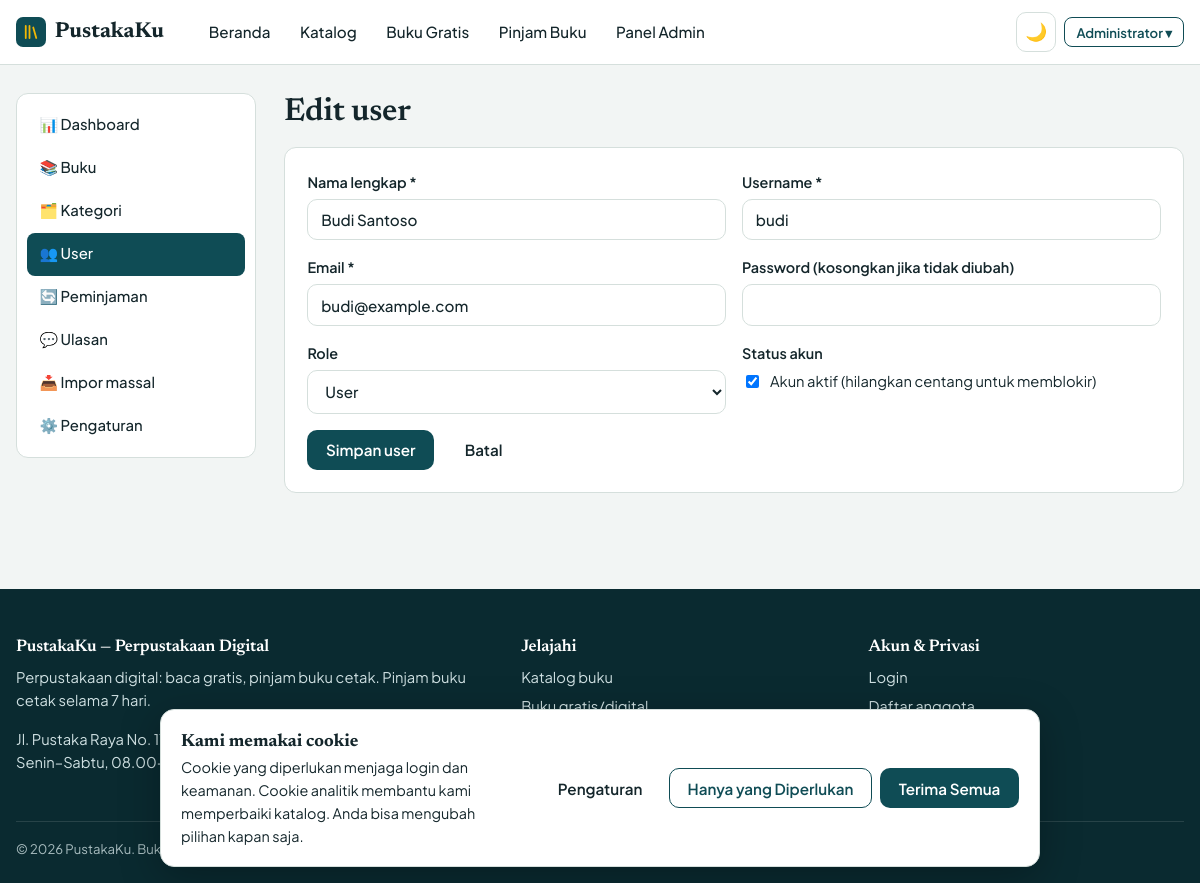
/admin/users/2/edit (signed in), run on the app's committed database.
### models.py (models this page shows, shortened)
class User(UserMixin, db.Model):
    id = db.Column(db.Integer, primary_key=True)
    name = db.Column(db.String(100), nullable=False)
    username = db.Column(db.String(40), unique=True, nullable=False, index=True)
    email = db.Column(db.String(120), unique=True, nullable=False, index=True)
    password_hash = db.Column(db.String(255), nullable=False)
    role = db.Column(db.String(10), nullable=False, default="user")  # "user" | "admin"
    active = db.Column(db.Boolean, nullable=False, default=True)     # False = diblokir
    created_at = db.Column(db.DateTime, default=datetime.now)
    loans = db.relationship("Loan", backref="user", cascade="all, delete-orphan", lazy="dynamic")
    reviews = db.relationship("Review", backref="user", cascade="all, delete-orphan", lazy="dynamic")
    favorites = db.relationship("Favorite", backref="user", cascade="all, delete-orphan", lazy="dynamic")
    @property
    def is_admin(self):
        return self.role == "admin"
    @property
    def is_active(self):  # dipakai Flask-Login; akun diblokir tidak bisa login
        return self.active

### routes/admin.py (the view, shortened to what this page needs)
@admin_bp.route("/users/new", methods=["GET", "POST"])
@admin_bp.route("/users/<int:user_id>/edit", methods=["GET", "POST"])
def user_form(user_id=None):
    user = db.get_or_404(User, user_id) if user_id else None
    values = {"name": user.name, "username": user.username, "email": user.email, "role": user.role,
              "active": "on" if user.active else ""} if user else {"role": "user", "active": "on"}
    return render_template("admin/user_form.html", user=user, values=values)

### models.py (called while the page is built)
@login_manager.user_loader
def load_user(user_id):
    return db.session.get(User, int(user_id))

### routes/admin.py (called while the page is built)
@admin_bp.before_request
@admin_required
def guard():
    return None

### utils.py (called while the page is built, shortened)
def admin_required(view):
    @wraps(view)
    def wrapper(*args, **kwargs):
        if not current_user.is_authenticated:
            return current_app.login_manager.unauthorized()
        if not current_user.is_admin:
            abort(403)
        return view(*args, **kwargs)
    return wrapper

def parse_consent(raw):
    if not raw or len(raw) > 40:
        return None

def all_settings():
    from flask import g
    if "site_settings" not in g:
        from models import Setting
        data = dict(DEFAULT_SETTINGS)
        try:
            data.update({s.key: (s.value or "") for s in Setting.query.all()})
        except Exception:  # tabel belum dibuat
            pass
        g.site_settings = data
    return g.site_settings

### templates/admin/user_form.html (shortened to what this page needs)
{% extends "admin/base.html" %}
{% from "_macros.html" import csrf %}
{% block admin_content %}
<h1 style="font-size:2rem">{{ 'Edit user' if user else 'Tambah user' }}</h1>
<form class="card" method="post">{{ csrf() }}
  <div class="form-grid">
    <div class="field"><label class="lbl" for="name">Nama lengkap *</label><input class="input" id="name" name="name" value="{{ values.get('name', '') }}" required></div>
    <div class="field"><label class="lbl" for="username">Username *</label><input class="input" id="username" name="username" value="{{ values.get('username', '') }}" required></div>
    <div class="field"><label class="lbl" for="email">Email *</label><input class="input" id="email" type="email" name="email" value="{{ values.get('email', '') }}" required></div>
    <div class="field"><label class="lbl" for="password">Password {{ '(kosongkan jika tidak diubah)' if user else '*' }}</label><input class="input" id="password" type="password" name="password" minlength="8" {{ '' if user else 'required' }} autocomplete="new-password"></div>
    <div class="field"><label class="lbl" for="role">Role</label><select class="input" id="role" name="role"><option value="user" {{ 'selected' if values.get('role') == 'user' }}>User</option><option value="admin" {{ 'selected' if values.get('role') == 'admin' }}>Admin</option></select></div>
    <div class="field"><label class="lbl">Status akun</label><label class="check"><input type="checkbox" name="active" {{ 'checked' if values.get('active') }}> Akun aktif (hilangkan centang untuk memblokir)</label></div>
  </div>
  <div class="row"><button class="btn" type="submit">Simpan user</button><a class="btn btn-ghost" href="{{ url_for('admin.users') }}">Batal</a></div>
</form>
{% endblock %}

### templates/base.html (shortened to what this page needs)
{% from "_macros.html" import csrf %}
<!DOCTYPE html>
<html lang="id" data-theme="light">
<head>
  <link rel="stylesheet" href="{{ url_for('static', filename='css/style.css') }}">
</head>
<body>
<header class="navbar">
  <div class="container nav-inner">
    <a class="brand" href="{{ url_for('main.index') }}">
      <span class="brand-mark" aria-hidden="true"><svg viewBox="0 0 24 24" fill="none" stroke="#f2b705" stroke-width="2.4" stroke-linecap="round"><path d="M5 4v16M10 4v16M15 6l4 14"/></svg></span>{{ app_name }}
    </a>
    <nav class="nav-links" id="nav-links" aria-label="Navigasi utama">
      <a href="{{ url_for('main.index') }}" class="{{ 'active' if request.endpoint == 'main.index' }}">Beranda</a>
      <a href="{{ url_for('main.books') }}" class="{{ 'active' if request.endpoint == 'main.books' }}">Katalog</a>
      <a href="{{ url_for('main.books', type='digital') }}">Buku Gratis</a>
      <a href="{{ url_for('main.books', type='physical') }}">Pinjam Buku</a>
      {% if current_user.is_authenticated and current_user.is_admin %}<a href="{{ url_for('admin.dashboard') }}">Panel Admin</a>{% endif %}
    </nav>
    <div class="nav-actions">
      <button class="icon-btn" id="theme-toggle" type="button" aria-label="Ganti tema">🌙</button>
      {% if current_user.is_authenticated %}
        <div class="dropdown">
          <button class="btn btn-outline btn-sm" type="button" data-dropdown aria-haspopup="true">{{ current_user.name.split()[0] }} ▾</button>
        </div>
      {% else %}
        <a class="btn btn-ghost btn-sm" href="{{ url_for('auth.login') }}">Login</a>
        {% if site.allow_register == '1' %}<a class="btn btn-sm" href="{{ url_for('auth.register') }}">Register</a>{% endif %}
      {% endif %}
    </div>
  </div>
</header>
<main>{% block content %}{% endblock %}</main>
<footer class="footer">
  <div class="container">
    <div class="footer-grid">
      <div>
        <h4>{{ app_name }} — Perpustakaan Digital</h4>
        <p>{{ site.tagline }} Pinjam buku cetak selama {{ site.loan_days }} hari.</p>
        <p>{{ site.address }}{% if site.contact_email %} · {{ site.contact_email }}{% endif %}<br>{{ site.open_hours }}</p>
      </div>
      <div><h4>Jelajahi</h4><ul>
        <li><a href="{{ url_for('main.books') }}">Katalog buku</a></li>
        <li><a href="{{ url_for('main.books', type='digital') }}">Buku gratis/digital</a></li>
        <li><a href="{{ url_for('main.books', sort='populer') }}">Terpopuler</a></li></ul></div>
      <div><h4>Akun &amp; Privasi</h4><ul>
        <li><a href="{{ url_for('auth.login') }}">Login</a></li>
        {% if site.allow_register == '1' %}<li><a href="{{ url_for('auth.register') }}">Daftar anggota</a></li>{% endif %}
        <li><button type="button" class="link" data-open-cookie>Pengaturan Cookie</button></li></ul></div>
    </div>
    <div class="footer-bottom">© {{ now.year }} {{ app_name }}. Buku digital bersumber dari domain publik dan lisensi terbuka.</div>
  </div>
</footer>
{% include "_cookie_banner.html" %}
</body>
</html>

### static/css/style.css (style rules this page uses)
:root { --bg: #f2f5f4; --surface: #ffffff; --surface-2: #e8eeec; --text: #14262b; --muted: #5d7176; --border: #d5dfdc; --primary: #0f4c55; --primary-hover: #0a3a41; --on-primary: #ffffff; --accent: #f2b705; --on-accent: #1b1500; --accent-soft: #fff3c4; --success: #1c7c54; --danger: #b8322f; --warning: #9a6700; --info: #1d5f9e; --success-bg: #dff3e8; --danger-bg: #fbe4e3; --warning-bg: #fff1cc; --info-bg: #e0edf9; --muted-bg: #e6ebea; --radius: 12px; --shadow: 0 1px 2px rgba(10, 40, 45, .08), 0 6px 20px rgba(10, 40, 45, .07); --font: "Plus Jakarta Sans", system-ui, -apple-system, "Segoe UI", Roboto, sans-serif; --font-head: "Newsreader", Georgia, "Times New Roman", serif; }
*, *::before, *::after { box-sizing: border-box; }
html { scroll-behavior: smooth; }
body { margin: 0; font-family: var(--font); background: var(--bg); color: var(--text); line-height: 1.6; font-size: 16px; min-height: 100vh; display: flex; flex-direction: column; }
main { flex: 1; }
a { color: var(--primary); text-decoration: none; }
h1, h2, h3, h4 { font-family: var(--font-head); line-height: 1.2; margin: 0 0 .5em; font-weight: 600; letter-spacing: -.01em; }
h1 { font-size: clamp(2rem, 5vw, 3.2rem); }
p { margin: 0 0 1em; }
.container { width: min(1180px, 100% - 2rem); margin-inline: auto; }
.row { display: flex; gap: .75rem; align-items: center; flex-wrap: wrap; }
.btn { display: inline-flex; align-items: center; justify-content: center; gap: .45rem; padding: .6rem 1.1rem; border-radius: 10px; border: 1.5px solid transparent; font: 600 .95rem var(--font); cursor: pointer; background: var(--primary); color: var(--on-primary); text-decoration: none; transition: background .15s, transform .1s; }
.btn-outline { background: transparent; color: var(--primary); border-color: var(--primary); }
.btn-ghost { background: transparent; color: var(--text); }
.btn-sm { padding: .35rem .7rem; font-size: .82rem; border-radius: 8px; }
.navbar { position: sticky; top: 0; z-index: 50; background: var(--surface); border-bottom: 1px solid var(--border); }
.nav-inner { display: flex; align-items: center; gap: 1rem; min-height: 64px; }
.brand { display: flex; align-items: center; gap: .55rem; font: 700 1.35rem var(--font-head); color: var(--text); }
.brand-mark { width: 30px; height: 30px; border-radius: 7px; background: var(--primary); display: grid; place-items: center; }
.brand-mark svg { width: 18px; height: 18px; }
.nav-links { display: flex; align-items: center; gap: .25rem; margin-left: 1rem; flex: 1; }
.nav-links a, .nav-links button.link { padding: .5rem .8rem; border-radius: 8px; color: var(--text); font-weight: 500; font-size: .95rem; background: none; border: 0; cursor: pointer; font-family: var(--font); }
.nav-actions { display: flex; align-items: center; gap: .5rem; }
.icon-btn { position: relative; width: 40px; height: 40px; border-radius: 10px; border: 1px solid var(--border); background: var(--surface); color: var(--text); cursor: pointer; display: grid; place-items: center; font-size: 1.1rem; }
.dropdown { position: relative; }
.card { background: var(--surface); border: 1px solid var(--border); border-radius: var(--radius); padding: 1.4rem; }
.field { margin-bottom: 1rem; }
label.lbl { display: block; font-weight: 600; font-size: .9rem; margin-bottom: .3rem; }
.input, select.input, textarea.input { width: 100%; padding: .65rem .8rem; border: 1.5px solid var(--border); border-radius: 10px; background: var(--surface); color: var(--text); font: 500 .95rem var(--font); }
.check { display: flex; align-items: center; gap: .5rem; font-size: .92rem; }
.form-grid { display: grid; grid-template-columns: repeat(2, 1fr); gap: 0 1rem; }
.footer { background: #0a2a30; color: #cfe0e2; padding: 3rem 0 1.5rem; margin-top: 3rem; font-size: .92rem; }
.footer-grid { display: grid; grid-template-columns: 1.5fr 1fr 1fr; gap: 2rem; }
.footer h4 { color: #fff; font-size: 1.05rem; }
.footer a, .footer .link { color: #cfe0e2; background: none; border: 0; cursor: pointer; font: inherit; padding: 0; }
.footer ul { list-style: none; padding: 0; margin: 0; }
.footer li { margin: .35rem 0; }
.footer-bottom { border-top: 1px solid rgba(255,255,255,.15); margin-top: 2rem; padding-top: 1rem; font-size: .82rem; opacity: .8; }

### data on the page
User: name "Administrator"
User: name "Budi Santoso", username "budi", email "budi@example.com"

### other printed values
{{ app_name }} "PustakaKu"
{{ 'Edit user' if user else 'Tambah user' }} "Edit user"
{{ '(kosongkan jika tidak diubah)' if user else '*' }} "(kosongkan jika tidak diubah)"
{{ site.tagline }} "Perpustakaan digital: baca gratis, pinjam buku cetak."
{{ site.loan_days }} "7"
{{ site.address }} "Jl. Pustaka Raya No. 17, Jakarta"
{{ site.open_hours }} "Senin–Sabtu, 08.00–17.00 WIB"
